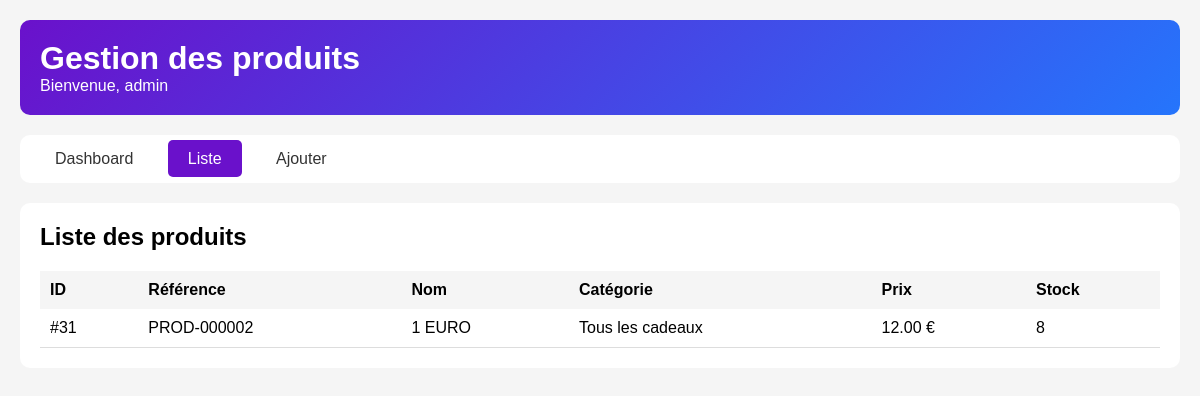
/admin_produits_clean.php (signed in), run on an earlier commit of the app's database.
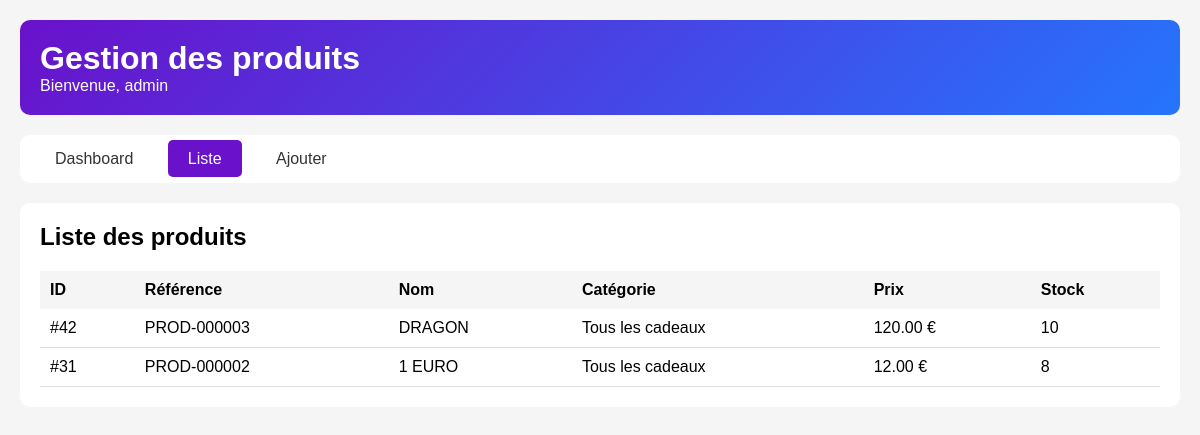
And on a later commit of the database.
### tables this page shows
CREATE TABLE `produits` (
  `id_produit` int NOT NULL,
  `reference` varchar(50) NOT NULL,
  `nom` varchar(255) NOT NULL,
  `slug` varchar(255) NOT NULL,
  `description` text,
  `description_courte` text,
  `prix_ht` decimal(10,2) NOT NULL,
  `tva` decimal(4,2) DEFAULT '20.00',
  `prix_ttc` decimal(10,2) GENERATED ALWAYS AS ((`prix_ht` * (1 + (`tva` / 100)))) STORED,
  `quantite_stock` int DEFAULT '0',
  `seuil_alerte` int DEFAULT '10',
  `id_categorie` int NOT NULL,
  `marque` varchar(100) DEFAULT NULL,
  `poids` decimal(6,2) DEFAULT NULL COMMENT 'en grammes',
  `dimensions` varchar(50) DEFAULT NULL COMMENT 'LxHxP en cm',
  `materiau` varchar(100) DEFAULT NULL,
  `couleur` varchar(50) DEFAULT NULL,
  `made_in` varchar(50) DEFAULT NULL,
  `personnalisable` tinyint(1) DEFAULT '0',
  `ecologique` tinyint(1) DEFAULT '0',
  `made_in_france` tinyint(1) DEFAULT '0',
  `artisanal` tinyint(1) DEFAULT '0',
  `exclusif` tinyint(1) DEFAULT '0',
  `note_moyenne` decimal(3,2) DEFAULT '0.00',
  `nombre_avis` int DEFAULT '0',
  `vues` int DEFAULT '0',
  `ventes` int DEFAULT '0',
  `statut` enum('actif','inactif','rupture','bientot') DEFAULT 'actif',
  `date_creation` datetime DEFAULT CURRENT_TIMESTAMP,
  `date_modification` datetime DEFAULT NULL ON UPDATE CURRENT_TIMESTAMP
);

CREATE TABLE `categories` (
  `id_categorie` int NOT NULL,
  `nom` varchar(100) NOT NULL,
  `slug` varchar(100) NOT NULL,
  `description` text,
  `parent_id` int DEFAULT NULL,
  `image` varchar(255) DEFAULT NULL,
  `ordre` int DEFAULT '0',
  `active` tinyint(1) DEFAULT '1',
  `meta_titre` varchar(255) DEFAULT NULL,
  `meta_description` text,
  `date_creation` datetime DEFAULT CURRENT_TIMESTAMP
);

### admin_produits_clean.php (the view, shortened to what this page needs)
<?php
require_once 'admin_protection.php';
$host = 'localhost';
$dbname = 'heureducadeau';
$username_db = 'Philippe';
$password_db = 'l@99339R';
try {
    $pdo = new PDO("mysql:host=$host;dbname=$dbname;charset=utf8mb4", $username_db, $password_db);
    $pdo->setAttribute(PDO::ATTR_ERRMODE, PDO::ERRMODE_EXCEPTION);
} catch(PDOException $e) {
    die("Erreur de connexion : " . $e->getMessage());
}
$action = $_GET['action'] ?? 'list';
$categories = $pdo->query("SELECT * FROM categories WHERE active = 1 ORDER BY nom")->fetchAll();
?>
<!DOCTYPE html>
<html>
<head>
</head>
<body>
    <div class="container">
        <div class="header">
            <h1>Gestion des produits</h1>
            <p>Bienvenue, <?= htmlspecialchars($_SESSION['admin_username'] ?? 'Admin') ?></p>
        </div>
        <div class="nav">
            <a href="dashboard.php">Dashboard</a>
            <a href="admin_produits_clean.php?action=list" class="<?= $action == 'list' ? 'active' : '' ?>">Liste</a>
            <a href="admin_produits_clean.php?action=add" class="<?= $action == 'add' ? 'active' : '' ?>">Ajouter</a>
        </div>
        <?php if ($action == 'add'): ?>
            <div class="form-container">
                <h2 style="margin-bottom: 20px;">Ajouter un produit</h2>
                <?php if (isset($success)): ?>
                    <div class="success"><?= $success ?></div>
                <?php endif; ?>
                <?php if (isset($error)): ?>
                    <div class="error"><?= $error ?></div>
                <?php endif; ?>
                <form method="POST">
                    <input type="hidden" name="action" value="add">
                    <div class="form-group">
                        <label>Nom du produit *</label>
                        <input type="text" name="nom" required>
                    </div>
                    <div class="form-group">
                        <label>Prix HT (€) *</label>
                        <input type="number" name="prix_ht" step="0.01" required>
                    </div>
                    <div class="form-group">
                        <label>Quantité en stock *</label>
                        <input type="number" name="quantite_stock" required>
                    </div>
                    <div class="form-group">
                        <label>Catégorie *</label>
                        <select name="id_categorie" required>
                            <option value="">Sélectionner</option>
                            <?php foreach ($categories as $cat): ?>
                                <option value="<?= $cat['id_categorie'] ?>"><?= htmlspecialchars($cat['nom']) ?></option>
                            <?php endforeach; ?>
                        </select>
                    </div>
                    <button type="submit" class="btn">Ajouter le produit</button>
                </form>
            </div>
        <?php elseif ($action == 'list'): ?>
            <?php
            $produits = $pdo->query("
                SELECT p.*, c.nom as categorie_nom
                FROM produits p
                LEFT JOIN categories c ON p.id_categorie = c.id_categorie
                ORDER BY p.id_produit DESC
            ")->fetchAll();
            ?>
            <div style="background: white; border-radius: 10px; padding: 20px;">
                <h2 style="margin-bottom: 20px;">Liste des produits</h2>
                <table style="width: 100%; border-collapse: collapse;">
                    <thead>
                        <tr style="background: #f5f5f5;">
                            <th style="padding: 10px; text-align: left;">ID</th>
                            <th style="padding: 10px; text-align: left;">Référence</th>
                            <th style="padding: 10px; text-align: left;">Nom</th>
                            <th style="padding: 10px; text-align: left;">Catégorie</th>
                            <th style="padding: 10px; text-align: left;">Prix</th>
                            <th style="padding: 10px; text-align: left;">Stock</th>
                        </tr>
                    </thead>
                    <tbody>
                        <?php foreach ($produits as $p): ?>
                        <tr style="border-bottom: 1px solid #ddd;">
                            <td style="padding: 10px;">#<?= $p['id_produit'] ?></td>
                            <td style="padding: 10px;"><?= htmlspecialchars($p['reference']) ?></td>
                            <td style="padding: 10px;"><?= htmlspecialchars($p['nom']) ?></td>
                            <td style="padding: 10px;"><?= htmlspecialchars($p['categorie_nom'] ?? '-') ?></td>
                            <td style="padding: 10px;"><?= number_format($p['prix_ttc'] ?? $p['prix_ht'] * 1.2, 2) ?> €</td>
                            <td style="padding: 10px;"><?= $p['quantite_stock'] ?></td>
                        </tr>
                        <?php endforeach; ?>
                    </tbody>
                </table>
            </div>
        <?php endif; ?>
    </div>
</body>
</html>

What changed in the data, as far as the page shows it:
added produits: id_produit "42", reference "PROD-000003", nom "DRAGON", id_categorie.nom "Tous les cadeaux", prix_ttc "120.00", quantite_stock "10"
